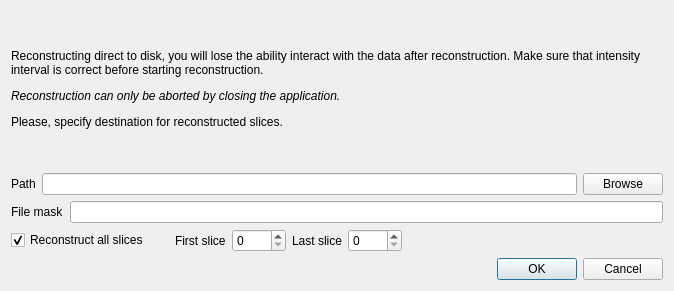
<?xml version="1.0" encoding="UTF-8"?>
<ui version="4.0">
 <class>DialogTooBig</class>
 <widget class="QDialog" name="DialogTooBig">
  <property name="geometry">
   <rect>
    <x>0</x>
    <y>0</y>
    <width>674</width>
    <height>291</height>
   </rect>
  </property>
  <property name="windowTitle">
   <string>Reconstruct to disk</string>
  </property>
  <layout class="QVBoxLayout" name="verticalLayout">
   <item>
    <widget class="QLabel" name="label_2">
     <property name="text">
      <string>&lt;html&gt;&lt;head/&gt;&lt;body&gt;&lt;p&gt;Reconstructing direct to disk, you will lose the ability interact with the data after reconstruction. Make sure that intensity interval is correct before starting reconstruction. &lt;/p&gt;&lt;p&gt;&lt;span style=&quot; font-style:italic;&quot;&gt;Reconstruction can only be aborted by closing the application.&lt;/span&gt;&lt;/p&gt;&lt;p&gt;Please, specify destination for reconstructed slices.&lt;/p&gt;&lt;/body&gt;&lt;/html&gt;</string>
     </property>
     <property name="wordWrap">
      <bool>true</bool>
     </property>
    </widget>
   </item>
   <item>
    <layout class="QHBoxLayout" name="horizontalLayout">
     <item>
      <widget class="QLabel" name="label_3">
       <property name="text">
        <string>Path</string>
       </property>
      </widget>
     </item>
     <item>
      <widget class="QLineEdit" name="lineEdit_path"/>
     </item>
     <item>
      <widget class="QPushButton" name="button_browse">
       <property name="text">
        <string>Browse</string>
       </property>
      </widget>
     </item>
    </layout>
   </item>
   <item>
    <layout class="QHBoxLayout" name="horizontalLayout_2">
     <item>
      <widget class="QLabel" name="label_4">
       <property name="text">
        <string>File mask</string>
       </property>
      </widget>
     </item>
     <item>
      <widget class="QLineEdit" name="lineEdit_mask"/>
     </item>
    </layout>
   </item>
   <item>
    <layout class="QHBoxLayout" name="horizontalLayout_3">
     <item>
      <widget class="QCheckBox" name="check_reconAll">
       <property name="text">
        <string>Reconstruct all slices</string>
       </property>
       <property name="checked">
        <bool>true</bool>
       </property>
      </widget>
     </item>
     <item>
      <spacer name="horizontalSpacer_2">
       <property name="orientation">
        <enum>Qt::Horizontal</enum>
       </property>
       <property name="sizeType">
        <enum>QSizePolicy::Fixed</enum>
       </property>
       <property name="sizeHint" stdset="0">
        <size>
         <width>20</width>
         <height>20</height>
        </size>
       </property>
      </spacer>
     </item>
     <item>
      <widget class="QLabel" name="label_first">
       <property name="text">
        <string>First slice</string>
       </property>
      </widget>
     </item>
     <item>
      <widget class="QSpinBox" name="spin_firstSlice">
       <property name="maximum">
        <number>9999</number>
       </property>
      </widget>
     </item>
     <item>
      <widget class="QLabel" name="label_last">
       <property name="text">
        <string>Last slice</string>
       </property>
      </widget>
     </item>
     <item>
      <widget class="QSpinBox" name="spin_lastSlice">
       <property name="maximum">
        <number>9999</number>
       </property>
      </widget>
     </item>
     <item>
      <spacer name="horizontalSpacer">
       <property name="orientation">
        <enum>Qt::Horizontal</enum>
       </property>
       <property name="sizeHint" stdset="0">
        <size>
         <width>40</width>
         <height>20</height>
        </size>
       </property>
      </spacer>
     </item>
    </layout>
   </item>
   <item>
    <widget class="QDialogButtonBox" name="buttonBox">
     <property name="orientation">
      <enum>Qt::Horizontal</enum>
     </property>
     <property name="standardButtons">
      <set>QDialogButtonBox::Cancel|QDialogButtonBox::Ok</set>
     </property>
    </widget>
   </item>
  </layout>
 </widget>
 <resources/>
 <connections>
  <connection>
   <sender>buttonBox</sender>
   <signal>accepted()</signal>
   <receiver>DialogTooBig</receiver>
   <slot>accept()</slot>
   <hints>
    <hint type="sourcelabel">
     <x>248</x>
     <y>254</y>
    </hint>
    <hint type="destinationlabel">
     <x>157</x>
     <y>274</y>
    </hint>
   </hints>
  </connection>
  <connection>
   <sender>buttonBox</sender>
   <signal>rejected()</signal>
   <receiver>DialogTooBig</receiver>
   <slot>reject()</slot>
   <hints>
    <hint type="sourcelabel">
     <x>316</x>
     <y>260</y>
    </hint>
    <hint type="destinationlabel">
     <x>286</x>
     <y>274</y>
    </hint>
   </hints>
  </connection>
 </connections>
</ui>
